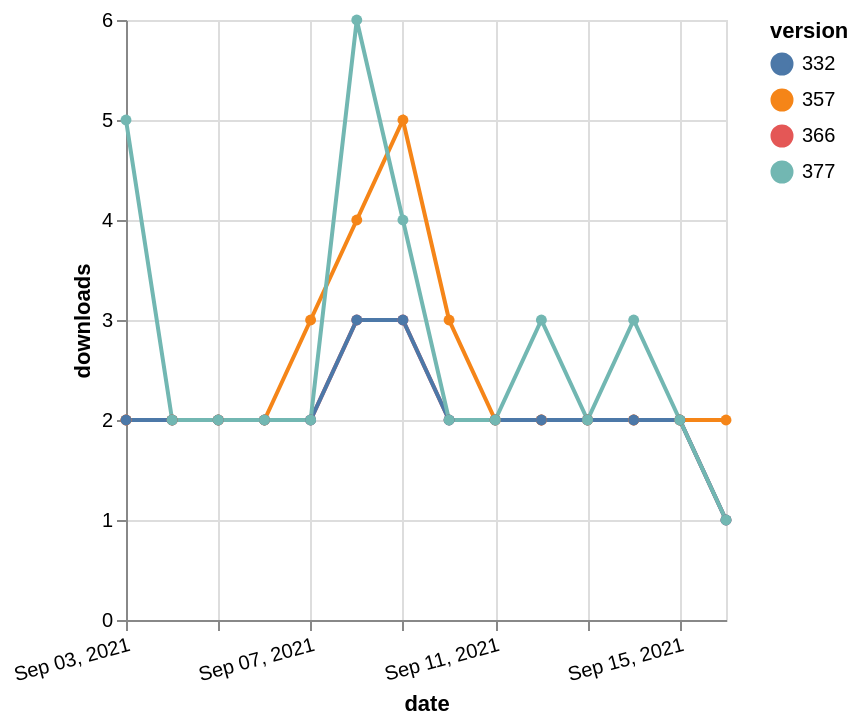

Vega-Lite specification stored for this chart:
### Vega-Lite specification from a JSON file in a GitHub repository (floating-point values rounded to 4 significant figures)
{"$schema": "https://vega.github.io/schema/vega-lite/v5.json", "description": "A simple bar chart with embedded data.", "data": {"values": [{"date": "2021-09-03", "total": 2326, "delta": 2, "version": "366"}, {"date": "2021-09-04", "total": 2328, "delta": 2, "version": "366"}, {"date": "2021-09-05", "total": 2330, "delta": 2, "version": "366"}, {"date": "2021-09-06", "total": 2332, "delta": 2, "version": "366"}, {"date": "2021-09-07", "total": 2334, "delta": 2, "version": "366"}, {"date": "2021-09-08", "total": 2337, "delta": 3, "version": "366"}, {"date": "2021-09-09", "total": 2340, "delta": 3, "version": "366"}, {"date": "2021-09-10", "total": 2342, "delta": 2, "version": "366"}, {"date": "2021-09-11", "total": 2344, "delta": 2, "version": "366"}, {"date": "2021-09-12", "total": 2346, "delta": 2, "version": "366"}, {"date": "2021-09-13", "total": 2348, "delta": 2, "version": "366"}, {"date": "2021-09-14", "total": 2350, "delta": 2, "version": "366"}, {"date": "2021-09-15", "total": 2352, "delta": 2, "version": "366"}, {"date": "2021-09-16", "total": 2353, "delta": 1, "version": "366"}, {"date": "2021-09-03", "total": 2884, "delta": 2, "version": "357"}, {"date": "2021-09-04", "total": 2886, "delta": 2, "version": "357"}, {"date": "2021-09-05", "total": 2888, "delta": 2, "version": "357"}, {"date": "2021-09-06", "total": 2890, "delta": 2, "version": "357"}, {"date": "2021-09-07", "total": 2893, "delta": 3, "version": "357"}, {"date": "2021-09-08", "total": 2897, "delta": 4, "version": "357"}, {"date": "2021-09-09", "total": 2902, "delta": 5, "version": "357"}, {"date": "2021-09-10", "total": 2905, "delta": 3, "version": "357"}, {"date": "2021-09-11", "total": 2907, "delta": 2, "version": "357"}, {"date": "2021-09-12", "total": 2909, "delta": 2, "version": "357"}, {"date": "2021-09-13", "total": 2911, "delta": 2, "version": "357"}, {"date": "2021-09-14", "total": 2913, "delta": 2, "version": "357"}, {"date": "2021-09-15", "total": 2915, "delta": 2, "version": "357"}, {"date": "2021-09-16", "total": 2917, "delta": 2, "version": "357"}, {"date": "2021-09-03", "total": 2757, "delta": 2, "version": "332"}, {"date": "2021-09-04", "total": 2759, "delta": 2, "version": "332"}, {"date": "2021-09-05", "total": 2761, "delta": 2, "version": "332"}, {"date": "2021-09-06", "total": 2763, "delta": 2, "version": "332"}, {"date": "2021-09-07", "total": 2765, "delta": 2, "version": "332"}, {"date": "2021-09-08", "total": 2768, "delta": 3, "version": "332"}, {"date": "2021-09-09", "total": 2771, "delta": 3, "version": "332"}, {"date": "2021-09-10", "total": 2773, "delta": 2, "version": "332"}, {"date": "2021-09-11", "total": 2775, "delta": 2, "version": "332"}, {"date": "2021-09-12", "total": 2777, "delta": 2, "version": "332"}, {"date": "2021-09-13", "total": 2779, "delta": 2, "version": "332"}, {"date": "2021-09-14", "total": 2781, "delta": 2, "version": "332"}, {"date": "2021-09-15", "total": 2783, "delta": 2, "version": "332"}, {"date": "2021-09-16", "total": 2784, "delta": 1, "version": "332"}, {"date": "2021-09-03", "total": 2143, "delta": 5, "version": "377"}, {"date": "2021-09-04", "total": 2145, "delta": 2, "version": "377"}, {"date": "2021-09-05", "total": 2147, "delta": 2, "version": "377"}, {"date": "2021-09-06", "total": 2149, "delta": 2, "version": "377"}, {"date": "2021-09-07", "total": 2151, "delta": 2, "version": "377"}, {"date": "2021-09-08", "total": 2157, "delta": 6, "version": "377"}, {"date": "2021-09-09", "total": 2161, "delta": 4, "version": "377"}, {"date": "2021-09-10", "total": 2163, "delta": 2, "version": "377"}, {"date": "2021-09-11", "total": 2165, "delta": 2, "version": "377"}, {"date": "2021-09-12", "total": 2168, "delta": 3, "version": "377"}, {"date": "2021-09-13", "total": 2170, "delta": 2, "version": "377"}, {"date": "2021-09-14", "total": 2173, "delta": 3, "version": "377"}, {"date": "2021-09-15", "total": 2175, "delta": 2, "version": "377"}, {"date": "2021-09-16", "total": 2176, "delta": 1, "version": "377"}]}, "width": "container", "mark": {"type": "line", "point": {"filled": true}}, "encoding": {"x": {"field": "date", "type": "temporal", "timeUnit": "yearmonthdate", "title": "date", "axis": {"labelAngle": -15}}, "y": {"field": "delta", "type": "quantitative", "title": "downloads"}, "color": {"field": "version", "type": "nominal"}, "tooltip": {"field": "delta"}}}
